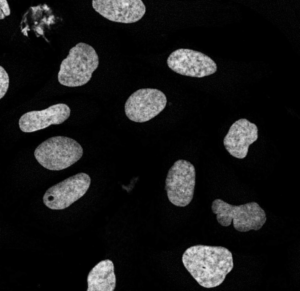
#> input picture example_data/example_2/input_images/ch1.tif, 300 x 291 px
$ python -i _deprecation.py   (imports and definitions only)
#> lines starting #> are read from the running program, lines starting #| are printed output that depends on the picture; after the words box and inside, x2 and y2 are one past the last pixel; in counts of white or black regions, pixels touching at a corner belong together
#> further down, picture is the input picture: shape (291, 300); min 0, max 239, mean 24.4
import numpy as np
from scipy.ndimage import distance_transform_edt
from skimage.feature import peak_local_max
from skimage.filters import gaussian


def origins_from_distance(array):
    """
    Compute a list of local peaks (origins) in the input array.
    The function applies a Gaussian filter to the input array, creates a binary
    mask using a threshold based on the standard deviation of the filtered data, and
    performs a distance transform on the mask. It finds the local peaks of the
    distance-transformed image with a minimum distance between the peaks,
    and returns the coordinates and a map of the peaks.

    Args:
        array (np.array): Input 2D numpy array.

    Returns:
        peak_list (np.array): List of peak coordinates, shape (num_peaks, 2).
        peak_map (np.array): Binary map of peaks, same shape as input array.

    Example:
    >>> array = np.random.rand(10, 10)
    >>> peak_list, peak_map = origins_from_distance(array)
    """

    # Apply Gaussian filter to the input array
    array = gaussian(array, sigma=1)
    std = np.std(array.flatten())
#> std = 0.198

    # Threshold the filtered array and perform distance transform
    thr_mask = np.where(array > 3 * std, 1, 0)
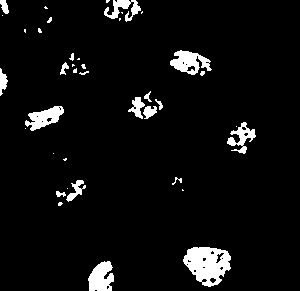
#> thr_mask: shape (291, 300) int64; values 0 (black) and 1 (white), 5.4% white; 39 white regions (21 under 20 px), largest, box (x1, y1, x2, y2) and area: (183, 247, 231, 287) 1261, (170, 50, 212, 75) 584, (88, 261, 114, 291) 568
    distance = distance_transform_edt(thr_mask)
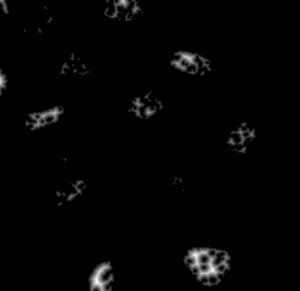
#> distance: shape (291, 300) float64; min 0, max 8.06, mean 0.127; drawn with min black and max white

    # Find local peaks in the distance-transformed array
    peak_list = peak_local_max(distance, min_distance=5, threshold_abs=std, footprint=np.ones((3, 3)))
#> peak_list = 108 pairs, first value 7 to 285, second value 5 to 251

    # Create a map with True elements at peak locations
    peak_map = np.zeros_like(array, dtype=bool)  ### WHAT IS BASE AND WHAT DOES IT DO??
    peak_map[tuple(peak_list.T)] = True

    return peak_list, peak_map

>>> import cv2
>>> picture = cv2.imread('../../../../example_data/example_2/input_images/ch1.tif', cv2.IMREAD_GRAYSCALE)
>>> result = origins_from_distance(picture)

$ run again, on example_data/example_2/input_images/ch2.tif
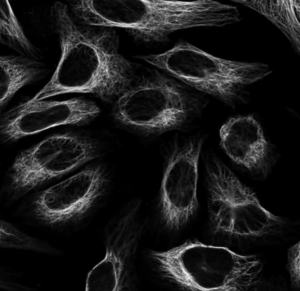
#> input picture example_data/example_2/input_images/ch2.tif, 300 x 291 px
#> picture is the input picture: shape (291, 300); min 0, max 235, mean 25.9
#> std = 0.131
#> in origins_from_distance, `thr_mask = np.where(array > 3 * std, 1, 0)`:
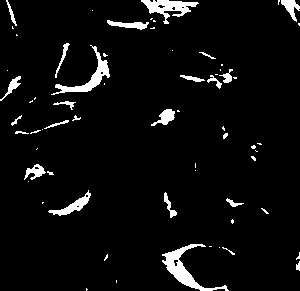
#> thr_mask: shape (291, 300) int64; values 0 (black) and 1 (white), 4.9% white; 65 white regions (40 under 20 px), largest, box (x1, y1, x2, y2) and area: (162, 244, 229, 291) 790, (51, 45, 110, 95) 586, (141, 0, 199, 24) 580
#> in origins_from_distance, `distance = distance_transform_edt(thr_mask)`:
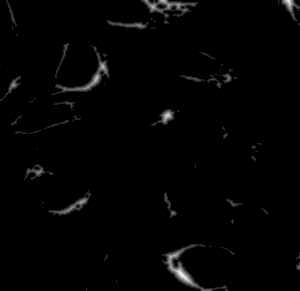
#> distance: shape (291, 300) float64; min 0, max 7.07, mean 0.093; drawn with min black and max white
#> peak_list = 151 pairs, first value 5 to 284, second value 5 to 294

$ run again, on example_data/example_2/input_images/ch3.tif
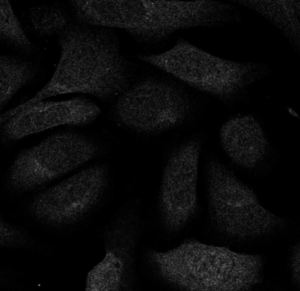
#> input picture example_data/example_2/input_images/ch3.tif, 300 x 291 px
#> picture is the input picture: shape (291, 300); min 0, max 99, mean 10.5
#> in origins_from_distance, `array = gaussian(array, sigma=1)`:
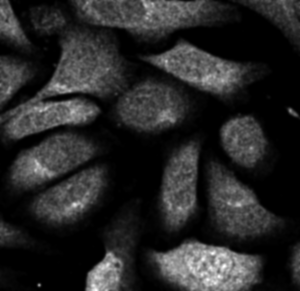
#> array: shape (291, 300) float64; min 0, max 0.268, mean 0.0414; drawn with min black and max white
#> std = 0.0462
#> thr_mask: shape (291, 300) int64; values 0 (black) and 1 (white), 4.4% white; 48 white regions (36 under 20 px), largest, box (x1, y1, x2, y2) and area: (163, 245, 248, 291) 2262, (88, 253, 119, 291) 600, (34, 159, 52, 176) 133
#> in origins_from_distance, `distance = distance_transform_edt(thr_mask)`:
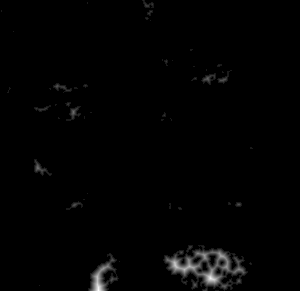
#> distance: shape (291, 300) float64; min 0, max 9.49, mean 0.107; drawn with min black and max white
#> peak_list = 102 pairs, first value 5 to 285, second value 7 to 250
